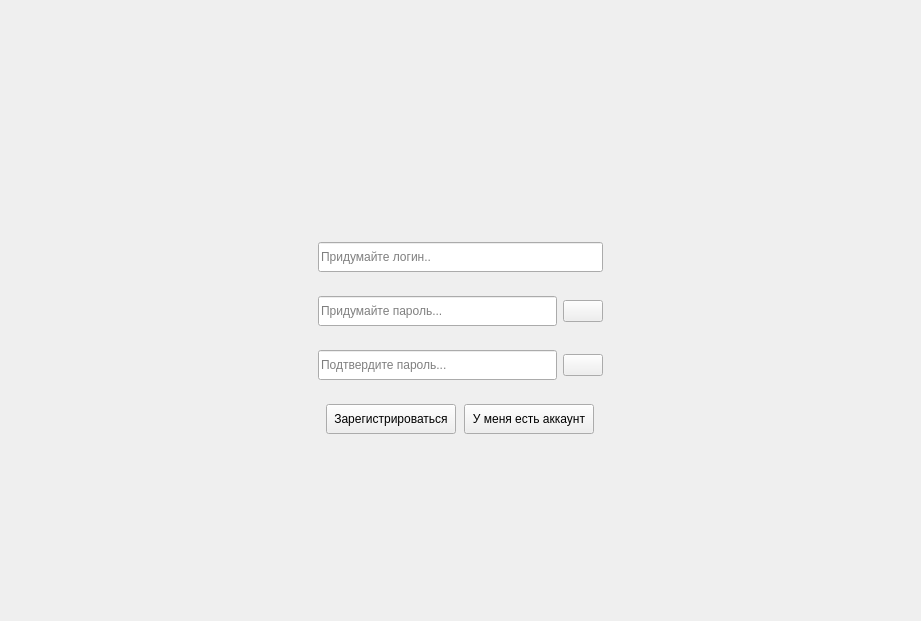
<?xml version="1.0" encoding="UTF-8"?>
<ui version="4.0">
 <class>MainWindow</class>
 <widget class="QMainWindow" name="MainWindow">
  <property name="geometry">
   <rect>
    <x>0</x>
    <y>0</y>
    <width>921</width>
    <height>621</height>
   </rect>
  </property>
  <property name="sizePolicy">
   <sizepolicy hsizetype="Expanding" vsizetype="Expanding">
    <horstretch>0</horstretch>
    <verstretch>0</verstretch>
   </sizepolicy>
  </property>
  <property name="windowTitle">
   <string>MainWindow</string>
  </property>
  <property name="styleSheet">
   <string notr="true"/>
  </property>
  <widget class="QWidget" name="centralwidget">
   <layout class="QVBoxLayout" name="verticalLayout_3">
    <property name="spacing">
     <number>0</number>
    </property>
    <property name="leftMargin">
     <number>0</number>
    </property>
    <property name="topMargin">
     <number>0</number>
    </property>
    <property name="rightMargin">
     <number>0</number>
    </property>
    <property name="bottomMargin">
     <number>0</number>
    </property>
    <item>
     <widget class="QStackedWidget" name="authAndAppWidgets">
      <property name="sizePolicy">
       <sizepolicy hsizetype="Expanding" vsizetype="Expanding">
        <horstretch>0</horstretch>
        <verstretch>0</verstretch>
       </sizepolicy>
      </property>
      <property name="currentIndex">
       <number>0</number>
      </property>
      <widget class="QWidget" name="pageAuth">
       <property name="sizePolicy">
        <sizepolicy hsizetype="Expanding" vsizetype="Expanding">
         <horstretch>0</horstretch>
         <verstretch>0</verstretch>
        </sizepolicy>
       </property>
       <property name="styleSheet">
        <string notr="true"/>
       </property>
       <layout class="QVBoxLayout" name="verticalLayout">
        <property name="leftMargin">
         <number>300</number>
        </property>
        <property name="rightMargin">
         <number>300</number>
        </property>
        <item>
         <widget class="QStackedWidget" name="registrationAndLogInWidgets">
          <property name="currentIndex">
           <number>1</number>
          </property>
          <widget class="QWidget" name="pageLogIn">
           <layout class="QVBoxLayout" name="verticalLayout_6">
            <item>
             <spacer name="verticalSpacerTopLogIn">
              <property name="orientation">
               <enum>Qt::Orientation::Vertical</enum>
              </property>
              <property name="sizeHint" stdset="0">
               <size>
                <width>20</width>
                <height>134</height>
               </size>
              </property>
             </spacer>
            </item>
            <item>
             <widget class="QWidget" name="logInWidget" native="true">
              <property name="sizePolicy">
               <sizepolicy hsizetype="Expanding" vsizetype="Expanding">
                <horstretch>0</horstretch>
                <verstretch>0</verstretch>
               </sizepolicy>
              </property>
              <property name="minimumSize">
               <size>
                <width>300</width>
                <height>300</height>
               </size>
              </property>
              <layout class="QVBoxLayout" name="verticalLayout_5">
               <item>
                <widget class="QLabel" name="succesLogInLabel">
                 <property name="sizePolicy">
                  <sizepolicy hsizetype="Expanding" vsizetype="Fixed">
                   <horstretch>0</horstretch>
                   <verstretch>0</verstretch>
                  </sizepolicy>
                 </property>
                 <property name="minimumSize">
                  <size>
                   <width>0</width>
                   <height>30</height>
                  </size>
                 </property>
                 <property name="text">
                  <string/>
                 </property>
                 <property name="alignment">
                  <set>Qt::AlignmentFlag::AlignCenter</set>
                 </property>
                </widget>
               </item>
               <item>
                <widget class="QLineEdit" name="logInLogIn">
                 <property name="sizePolicy">
                  <sizepolicy hsizetype="Expanding" vsizetype="Fixed">
                   <horstretch>0</horstretch>
                   <verstretch>0</verstretch>
                  </sizepolicy>
                 </property>
                 <property name="minimumSize">
                  <size>
                   <width>0</width>
                   <height>30</height>
                  </size>
                 </property>
                 <property name="placeholderText">
                  <string>Логин...</string>
                 </property>
                </widget>
               </item>
               <item>
                <layout class="QHBoxLayout" name="logInPasswordLayout">
                 <item>
                  <widget class="QLineEdit" name="logInPassword">
                   <property name="minimumSize">
                    <size>
                     <width>0</width>
                     <height>30</height>
                    </size>
                   </property>
                   <property name="echoMode">
                    <enum>QLineEdit::EchoMode::Password</enum>
                   </property>
                   <property name="placeholderText">
                    <string>Пароль...</string>
                   </property>
                  </widget>
                 </item>
                 <item>
                  <widget class="QPushButton" name="revealLogInPasswordBtn">
                   <property name="sizePolicy">
                    <sizepolicy hsizetype="Fixed" vsizetype="Fixed">
                     <horstretch>0</horstretch>
                     <verstretch>0</verstretch>
                    </sizepolicy>
                   </property>
                   <property name="text">
                    <string/>
                   </property>
                   <property name="icon">
                    <iconset theme="edit-find"/>
                   </property>
                  </widget>
                 </item>
                </layout>
               </item>
               <item>
                <layout class="QHBoxLayout" name="logInBtnLayout">
                 <property name="spacing">
                  <number>0</number>
                 </property>
                 <item>
                  <widget class="QPushButton" name="logInBtn">
                   <property name="sizePolicy">
                    <sizepolicy hsizetype="Fixed" vsizetype="Fixed">
                     <horstretch>0</horstretch>
                     <verstretch>0</verstretch>
                    </sizepolicy>
                   </property>
                   <property name="minimumSize">
                    <size>
                     <width>132</width>
                     <height>30</height>
                    </size>
                   </property>
                   <property name="maximumSize">
                    <size>
                     <width>130</width>
                     <height>30</height>
                    </size>
                   </property>
                   <property name="text">
                    <string>Войти</string>
                   </property>
                  </widget>
                 </item>
                 <item>
                  <widget class="QPushButton" name="switchToRegistrationBtn">
                   <property name="sizePolicy">
                    <sizepolicy hsizetype="Fixed" vsizetype="Fixed">
                     <horstretch>0</horstretch>
                     <verstretch>0</verstretch>
                    </sizepolicy>
                   </property>
                   <property name="minimumSize">
                    <size>
                     <width>130</width>
                     <height>30</height>
                    </size>
                   </property>
                   <property name="maximumSize">
                    <size>
                     <width>130</width>
                     <height>30</height>
                    </size>
                   </property>
                   <property name="text">
                    <string>У меня нет аккаунта</string>
                   </property>
                  </widget>
                 </item>
                </layout>
               </item>
              </layout>
             </widget>
            </item>
            <item>
             <spacer name="verticalSpacerBottomLogIn">
              <property name="orientation">
               <enum>Qt::Orientation::Vertical</enum>
              </property>
              <property name="sizeHint" stdset="0">
               <size>
                <width>20</width>
                <height>133</height>
               </size>
              </property>
             </spacer>
            </item>
           </layout>
          </widget>
          <widget class="QWidget" name="pageRegistration">
           <layout class="QVBoxLayout" name="verticalLayout_4">
            <item>
             <spacer name="verticalSpacerTopRegistration">
              <property name="orientation">
               <enum>Qt::Orientation::Vertical</enum>
              </property>
              <property name="sizeHint" stdset="0">
               <size>
                <width>20</width>
                <height>134</height>
               </size>
              </property>
             </spacer>
            </item>
            <item>
             <widget class="QWidget" name="registrationWidget" native="true">
              <property name="sizePolicy">
               <sizepolicy hsizetype="Expanding" vsizetype="Expanding">
                <horstretch>0</horstretch>
                <verstretch>0</verstretch>
               </sizepolicy>
              </property>
              <property name="minimumSize">
               <size>
                <width>300</width>
                <height>300</height>
               </size>
              </property>
              <layout class="QVBoxLayout" name="verticalLayout_2">
               <item>
                <widget class="QLabel" name="succesRegistrationLabel">
                 <property name="sizePolicy">
                  <sizepolicy hsizetype="Expanding" vsizetype="Fixed">
                   <horstretch>0</horstretch>
                   <verstretch>0</verstretch>
                  </sizepolicy>
                 </property>
                 <property name="minimumSize">
                  <size>
                   <width>0</width>
                   <height>30</height>
                  </size>
                 </property>
                 <property name="text">
                  <string/>
                 </property>
                 <property name="alignment">
                  <set>Qt::AlignmentFlag::AlignCenter</set>
                 </property>
                </widget>
               </item>
               <item>
                <widget class="QLineEdit" name="registrationLogin">
                 <property name="sizePolicy">
                  <sizepolicy hsizetype="Expanding" vsizetype="Fixed">
                   <horstretch>0</horstretch>
                   <verstretch>0</verstretch>
                  </sizepolicy>
                 </property>
                 <property name="minimumSize">
                  <size>
                   <width>0</width>
                   <height>30</height>
                  </size>
                 </property>
                 <property name="placeholderText">
                  <string>Придумайте логин..</string>
                 </property>
                </widget>
               </item>
               <item>
                <layout class="QHBoxLayout" name="registrationPasswordLayout">
                 <item>
                  <widget class="QLineEdit" name="registrationPassword">
                   <property name="minimumSize">
                    <size>
                     <width>0</width>
                     <height>30</height>
                    </size>
                   </property>
                   <property name="echoMode">
                    <enum>QLineEdit::EchoMode::Password</enum>
                   </property>
                   <property name="placeholderText">
                    <string>Придумайте пароль...</string>
                   </property>
                  </widget>
                 </item>
                 <item>
                  <widget class="QPushButton" name="revealRegistrationPasswordBtn">
                   <property name="sizePolicy">
                    <sizepolicy hsizetype="Fixed" vsizetype="Fixed">
                     <horstretch>0</horstretch>
                     <verstretch>0</verstretch>
                    </sizepolicy>
                   </property>
                   <property name="text">
                    <string/>
                   </property>
                   <property name="icon">
                    <iconset theme="edit-find"/>
                   </property>
                  </widget>
                 </item>
                </layout>
               </item>
               <item>
                <layout class="QHBoxLayout" name="registrationPasswordConfirmLayout">
                 <item>
                  <widget class="QLineEdit" name="registrationPasswordConfirm">
                   <property name="minimumSize">
                    <size>
                     <width>0</width>
                     <height>30</height>
                    </size>
                   </property>
                   <property name="echoMode">
                    <enum>QLineEdit::EchoMode::Password</enum>
                   </property>
                   <property name="placeholderText">
                    <string>Подтвердите пароль...</string>
                   </property>
                  </widget>
                 </item>
                 <item>
                  <widget class="QPushButton" name="revealRegistrationPasswordConfirmBtn">
                   <property name="sizePolicy">
                    <sizepolicy hsizetype="Fixed" vsizetype="Fixed">
                     <horstretch>0</horstretch>
                     <verstretch>0</verstretch>
                    </sizepolicy>
                   </property>
                   <property name="text">
                    <string/>
                   </property>
                   <property name="icon">
                    <iconset theme="edit-find"/>
                   </property>
                  </widget>
                 </item>
                </layout>
               </item>
               <item>
                <layout class="QHBoxLayout" name="registrationBtnLayout">
                 <property name="spacing">
                  <number>0</number>
                 </property>
                 <item>
                  <widget class="QPushButton" name="registrationBtn">
                   <property name="sizePolicy">
                    <sizepolicy hsizetype="Fixed" vsizetype="Fixed">
                     <horstretch>0</horstretch>
                     <verstretch>0</verstretch>
                    </sizepolicy>
                   </property>
                   <property name="minimumSize">
                    <size>
                     <width>130</width>
                     <height>30</height>
                    </size>
                   </property>
                   <property name="maximumSize">
                    <size>
                     <width>130</width>
                     <height>30</height>
                    </size>
                   </property>
                   <property name="text">
                    <string>Зарегистрироваться</string>
                   </property>
                  </widget>
                 </item>
                 <item>
                  <widget class="QPushButton" name="switchToLogInBtn">
                   <property name="sizePolicy">
                    <sizepolicy hsizetype="Fixed" vsizetype="Fixed">
                     <horstretch>0</horstretch>
                     <verstretch>0</verstretch>
                    </sizepolicy>
                   </property>
                   <property name="minimumSize">
                    <size>
                     <width>130</width>
                     <height>30</height>
                    </size>
                   </property>
                   <property name="maximumSize">
                    <size>
                     <width>130</width>
                     <height>30</height>
                    </size>
                   </property>
                   <property name="text">
                    <string>У меня есть аккаунт</string>
                   </property>
                  </widget>
                 </item>
                </layout>
               </item>
              </layout>
             </widget>
            </item>
            <item>
             <spacer name="verticalSpacerBottomRegistration">
              <property name="orientation">
               <enum>Qt::Orientation::Vertical</enum>
              </property>
              <property name="sizeHint" stdset="0">
               <size>
                <width>20</width>
                <height>133</height>
               </size>
              </property>
             </spacer>
            </item>
           </layout>
          </widget>
         </widget>
        </item>
       </layout>
      </widget>
      <widget class="QWidget" name="pageApp">
       <property name="sizePolicy">
        <sizepolicy hsizetype="Expanding" vsizetype="Expanding">
         <horstretch>0</horstretch>
         <verstretch>0</verstretch>
        </sizepolicy>
       </property>
       <layout class="QHBoxLayout" name="horizontalLayout_2" stretch="0,7">
        <property name="spacing">
         <number>0</number>
        </property>
        <property name="leftMargin">
         <number>0</number>
        </property>
        <property name="topMargin">
         <number>0</number>
        </property>
        <property name="rightMargin">
         <number>0</number>
        </property>
        <property name="bottomMargin">
         <number>0</number>
        </property>
        <item>
         <widget class="QListView" name="chatsView">
          <property name="styleSheet">
           <string notr="true">background-color:#FFF8DC;
border: none;
border-right: 1px solid black;
</string>
          </property>
          <property name="editTriggers">
           <set>QAbstractItemView::EditTrigger::NoEditTriggers</set>
          </property>
          <property name="spacing">
           <number>20</number>
          </property>
         </widget>
        </item>
        <item>
         <layout class="QVBoxLayout" name="messagesViewLayout" stretch="0,10,0">
          <property name="spacing">
           <number>0</number>
          </property>
          <item>
           <widget class="QLabel" name="chatName">
            <property name="sizePolicy">
             <sizepolicy hsizetype="Preferred" vsizetype="Fixed">
              <horstretch>0</horstretch>
              <verstretch>0</verstretch>
             </sizepolicy>
            </property>
            <property name="minimumSize">
             <size>
              <width>0</width>
              <height>25</height>
             </size>
            </property>
            <property name="styleSheet">
             <string notr="true">background-color:#FFDEAD;
color: black;
border-bottom: 1px solid black;</string>
            </property>
            <property name="text">
             <string>Выберите чат</string>
            </property>
            <property name="alignment">
             <set>Qt::AlignmentFlag::AlignCenter</set>
            </property>
           </widget>
          </item>
          <item>
           <widget class="QListView" name="messagesView">
            <property name="styleSheet">
             <string notr="true">background-color:#FFDEAD;
border: none;</string>
            </property>
            <property name="editTriggers">
             <set>QAbstractItemView::EditTrigger::NoEditTriggers</set>
            </property>
            <property name="spacing">
             <number>10</number>
            </property>
           </widget>
          </item>
          <item>
           <layout class="QHBoxLayout" name="messageInputLayout" stretch="10,0">
            <property name="spacing">
             <number>0</number>
            </property>
            <item>
             <widget class="QLineEdit" name="messageInput">
              <property name="enabled">
               <bool>true</bool>
              </property>
              <property name="sizePolicy">
               <sizepolicy hsizetype="Expanding" vsizetype="Fixed">
                <horstretch>0</horstretch>
                <verstretch>0</verstretch>
               </sizepolicy>
              </property>
              <property name="minimumSize">
               <size>
                <width>0</width>
                <height>40</height>
               </size>
              </property>
              <property name="baseSize">
               <size>
                <width>0</width>
                <height>0</height>
               </size>
              </property>
              <property name="styleSheet">
               <string notr="true">border: none;</string>
              </property>
              <property name="placeholderText">
               <string>Введите сообщение...</string>
              </property>
             </widget>
            </item>
            <item>
             <widget class="QPushButton" name="sendMessageBtn">
              <property name="sizePolicy">
               <sizepolicy hsizetype="Expanding" vsizetype="Fixed">
                <horstretch>0</horstretch>
                <verstretch>0</verstretch>
               </sizepolicy>
              </property>
              <property name="minimumSize">
               <size>
                <width>40</width>
                <height>40</height>
               </size>
              </property>
              <property name="baseSize">
               <size>
                <width>0</width>
                <height>0</height>
               </size>
              </property>
              <property name="styleSheet">
               <string notr="true"/>
              </property>
              <property name="text">
               <string/>
              </property>
              <property name="icon">
               <iconset theme="QIcon::ThemeIcon::MailMessageNew"/>
              </property>
              <property name="iconSize">
               <size>
                <width>16</width>
                <height>16</height>
               </size>
              </property>
             </widget>
            </item>
           </layout>
          </item>
         </layout>
        </item>
       </layout>
      </widget>
     </widget>
    </item>
   </layout>
  </widget>
 </widget>
 <resources/>
 <connections/>
</ui>
